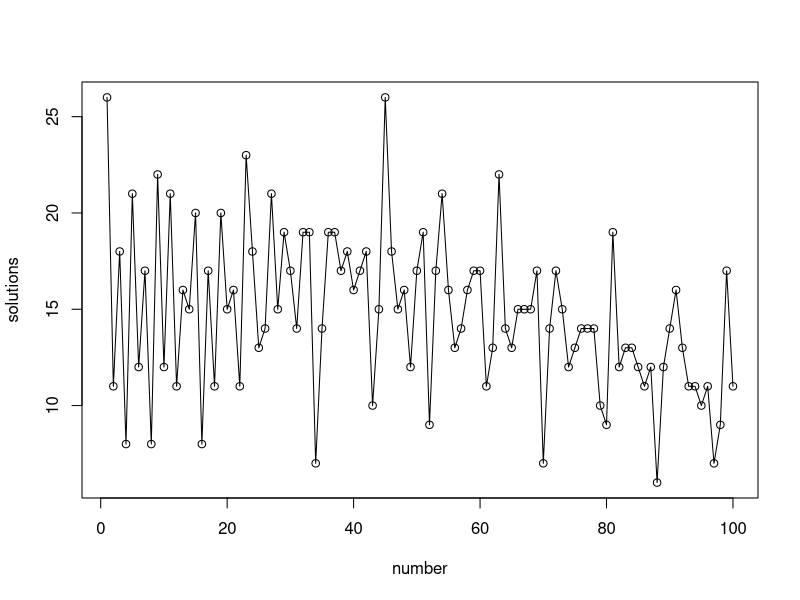

This chart was generated by the following R code:
#Write a function Find_expression, which should be able to print every possible 
#solution that makes the expression evaluate to a random integer from 1 to 100. 
#For example, Find_expression(50) should print lines include:
#5.1

Find_expression <- function(n){
  library(gtools)
  Insert             <-   c("+","-","")
  permutions_all     <-   permutations(3,8,Insert,repeats.allowed=TRUE)
  permutions_all2    <-   c()
  number             <-   length(permutions_all)/8        
  for(i in 1:number){
    permutions_all2[i]  <-   1
  }
  permutions_all3    <-   c()
 
  for(j in 1:number){
    for(k in 1:8){
      if(permutions_all[j,k]!=""){
        permutions_all2[j] = paste0(permutions_all2[j],permutions_all[j,k],k+1)
      }
      else{
        permutions_all2[j] = paste0(permutions_all2[j],k+1)
      }
    }
  }
  for(m in 1:number) {
    permutions_all3[m] = eval(parse(text=permutions_all2[m]))
  }
  t=0
  for(mm in 1:number){
    if(permutions_all3[mm] == n){
      print(paste(permutions_all2[mm],"=",n))
      t=t+1
    }
  }
  return(t)
}
Find_expression(50)
Find_expression(100)
#5.2
Total_solutions <- vector(length=100)
Find_solutions <- function(n){
  library(gtools)
  Insert             <-   c("+","-","")
  permutions_all     <-   permutations(3,8,Insert,repeats.allowed=TRUE)
  permutions_all2    <-   c()
  number             <-   length(permutions_all)/8        
  for(i in 1:number){
    permutions_all2[i]  <-   1
  }
  permutions_all3    <-   c()
  
  for(j in 1:number){
    for(k in 1:8){
      if(permutions_all[j,k]!=""){
        permutions_all2[j] = paste0(permutions_all2[j],permutions_all[j,k],k+1)
      }
      else{
        permutions_all2[j] = paste0(permutions_all2[j],k+1)
      }
    }
  }
  for(m in 1:number) {
    permutions_all3[m] = eval(parse(text=permutions_all2[m]))
  }
  t=0
  for(mm in 1:number){
    if(permutions_all3[mm] == n){
      t=t+1
    }
  }
  return(t)
}
for(i in 1:100){
  Total_solutions[i]=Find_solutions(i)
}
which.max(Total_solutions)
Total_solutions[which.max(Total_solutions)]
which.min(Total_solutions)
Total_solutions[which.min(Total_solutions)]
plot(seq(1,100,1),Total_solutions,type="o",xlab="number",ylab="solutions")

